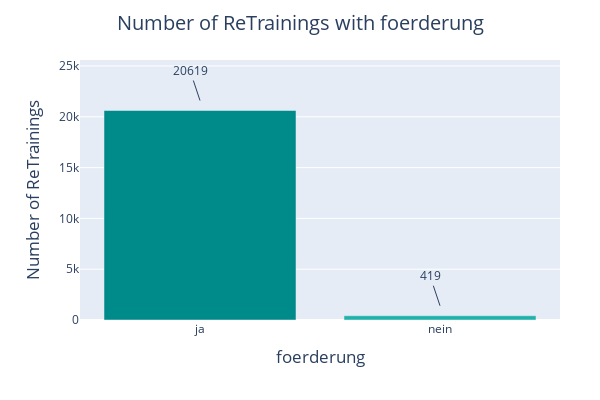

Notebook source saved alongside this figure:
### Markdown cell above
<font size= "4">***BAR CHART FOR SHOWING THE DISTRIBUTION OF RETRAININGS WITH FOERDERUNG***</font>

### Code cell
import sqlite3
import plotly.graph_objects as go

# Connect to the SQLite database
db_connection = sqlite3.connect('weiterbildung_analysis.db')
cursor = db_connection.cursor()

# SQL queries to retrieve data
query_ja = "SELECT COUNT(*) FROM umschulung WHERE foerderung = 'ja'"
cursor.execute(query_ja)
count_ja = cursor.fetchone()[0]

query_nein = "SELECT COUNT(*) FROM umschulung WHERE foerderung = 'nein'"
cursor.execute(query_nein)
count_nein = cursor.fetchone()[0]

# Close the database connection
db_connection.close()

categories = ['ja', 'nein']
counts = [count_ja, count_nein]

# Create the bar chart
fig = go.Figure(data=[
    go.Bar(x=categories, y=counts, marker_color=['darkcyan', 'lightseagreen'])
])

# Add labels to the bars with proper positioning
for x_val, y_val in zip(categories, counts):
    fig.add_annotation(
        text=str(y_val),
        x=x_val,
        y=y_val,
        showarrow=True,
        font=dict(size=12),
        yshift=10,  # Adjust the vertical position of the labels
    )

# Customize the appearance of the chart
fig.update_layout(
    xaxis_title='foerderung',
    yaxis_title='Number of ReTrainings',
    title='Number of ReTrainings with foerderung',
    title_x=0.5,
    xaxis=dict(tickfont=dict(size=12)),  # Adjust x-axis label font size
    yaxis=dict(tickfont=dict(size=12)),  # Adjust y-axis label font size
    font=dict(size=14),  # Adjust general font size
    margin=dict(l=80, r=40, t=60, b=80),  # Adjust margin for better spacing and labels
)

# Increase the figure size for better visibility
fig.update_layout(
    width=600,  # Set the width of the chart
    height=400,   # Set the height of the chart
)

fig.show()

### Figure 1 — Plotly figure (JSON) as saved in the notebook; plotly's stock layout.template omitted (floating-point values rounded to 4 significant figures)
{"data": [{"marker": {"color": ["darkcyan", "lightseagreen"]}, "type": "bar", "x": ["ja", "nein"], "y": [20619, 419]}], "layout": {"annotations": [{"font": {"size": 12}, "showarrow": true, "text": "20619", "x": "ja", "y": 20619, "yshift": 10}, {"font": {"size": 12}, "showarrow": true, "text": "419", "x": "nein", "y": 419, "yshift": 10}], "font": {"size": 14}, "height": 400, "margin": {"b": 80, "l": 80, "r": 40, "t": 60}, "title": {"text": "Number of ReTrainings with foerderung", "x": 0.5}, "width": 600, "xaxis": {"tickfont": {"size": 12}, "title": {"text": "foerderung"}}, "yaxis": {"tickfont": {"size": 12}, "title": {"text": "Number of ReTrainings"}}}}
